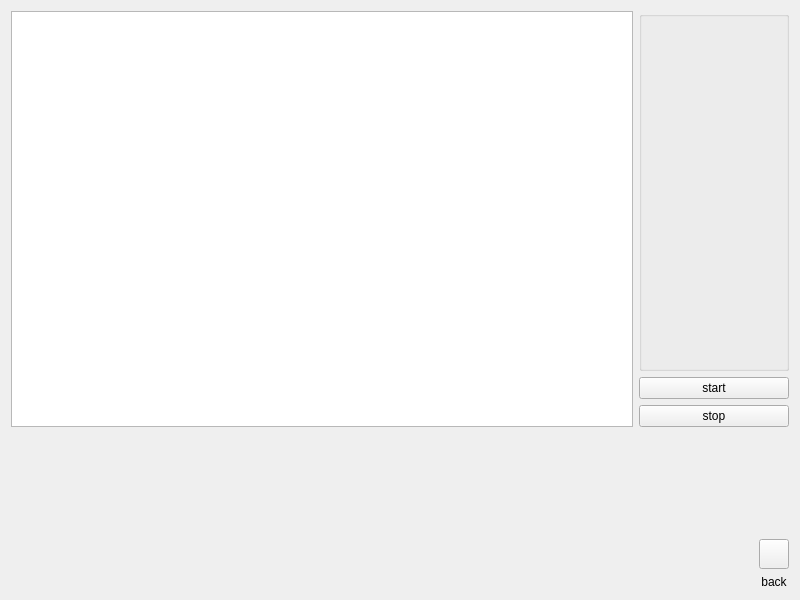
<?xml version="1.0" encoding="UTF-8"?>
<ui version="4.0">
 <class>SerialCharts</class>
 <widget class="QWidget" name="SerialCharts">
  <property name="geometry">
   <rect>
    <x>0</x>
    <y>0</y>
    <width>800</width>
    <height>600</height>
   </rect>
  </property>
  <property name="windowTitle">
   <string>Charts</string>
  </property>
  <layout class="QGridLayout" name="gridLayout">
   <item row="0" column="0" colspan="2">
    <layout class="QHBoxLayout" name="horizontalLayout">
     <item>
      <widget class="QChartView" name="graphicsView"/>
     </item>
     <item>
      <layout class="QVBoxLayout" name="verticalLayout_2">
       <item>
        <layout class="QVBoxLayout" name="verticalLayout">
         <item>
          <widget class="QGroupBox" name="groupBox">
           <property name="minimumSize">
            <size>
             <width>150</width>
             <height>360</height>
            </size>
           </property>
           <property name="title">
            <string/>
           </property>
          </widget>
         </item>
         <item>
          <widget class="QPushButton" name="startPbt">
           <property name="text">
            <string>start</string>
           </property>
          </widget>
         </item>
         <item>
          <widget class="QPushButton" name="stopPbt">
           <property name="text">
            <string>stop</string>
           </property>
          </widget>
         </item>
        </layout>
       </item>
      </layout>
     </item>
    </layout>
   </item>
   <item row="1" column="1">
    <spacer name="verticalSpacer">
     <property name="orientation">
      <enum>Qt::Vertical</enum>
     </property>
     <property name="sizeHint" stdset="0">
      <size>
       <width>20</width>
       <height>84</height>
      </size>
     </property>
    </spacer>
   </item>
   <item row="2" column="0">
    <spacer name="horizontalSpacer">
     <property name="orientation">
      <enum>Qt::Horizontal</enum>
     </property>
     <property name="sizeHint" stdset="0">
      <size>
       <width>740</width>
       <height>20</height>
      </size>
     </property>
    </spacer>
   </item>
   <item row="2" column="1">
    <layout class="QVBoxLayout" name="verticalLayout_3">
     <item>
      <widget class="QPushButton" name="BackPbt">
       <property name="minimumSize">
        <size>
         <width>30</width>
         <height>30</height>
        </size>
       </property>
       <property name="maximumSize">
        <size>
         <width>30</width>
         <height>30</height>
        </size>
       </property>
       <property name="styleSheet">
        <string notr="true">border-image: url(:/images/icon/back.png);</string>
       </property>
       <property name="text">
        <string/>
       </property>
      </widget>
     </item>
     <item>
      <widget class="QLabel" name="label">
       <property name="text">
        <string>back</string>
       </property>
       <property name="alignment">
        <set>Qt::AlignCenter</set>
       </property>
      </widget>
     </item>
    </layout>
   </item>
  </layout>
 </widget>
 <customwidgets>
  <customwidget>
   <class>QChartView</class>
   <extends>QGraphicsView</extends>
   <header>qchartview.h</header>
  </customwidget>
 </customwidgets>
 <resources>
  <include location="../Resources/serial.qrc"/>
 </resources>
 <connections/>
</ui>
